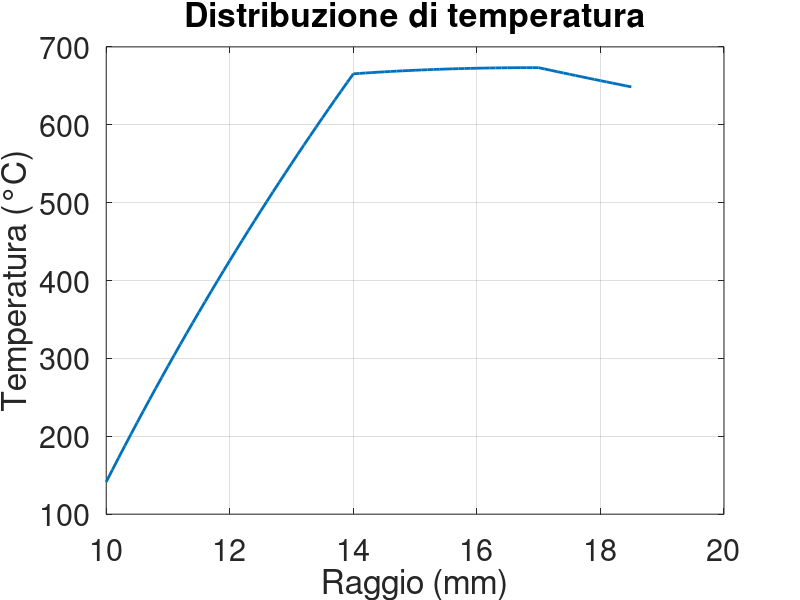

The MATLAB source for this figure:
clc; 
clear; 
close all;

%% dati
% fisici
Tin = 25;       % °C
hin = 2e3;      % W/m^2K
Tout = 15;      % °C
hout = 5;       % W/m^2K

Inom = 16e3;    % A

kss = 1.5;      % W/mK
kcu = 30;       % W/mK
kis = .21;      % W/mK

ross = 5e-6;    % hom*m
rocu = 1.8e-8;  % hom*m
rois = 1e-2;    % hom*m

% topologia
r1 = 10e-3;     % m
r2 = 14e-3;     % m
r3 = 17e-3;     % m
r4 = 18.5e-3;   % m

surfiss = pi*(r2^2-r1^2);                           % m^2
surficu = pi*(r3^2-r2^2);                           % m^2
surfiis = pi*(r4^2-r3^2);                           % m^2
surfitot = surfiss + surficu + surfiis;             % m^2

% partitore di corrente
Rss = ross/surfiss;                                 % hom/m
Rcu = rocu/surficu;                                 % hom/m
Ris = rois/surfiis;                                 % hom/m

Iss = Inom*(Rcu*Ris)/(Rss*Rcu+Rcu*Ris+Ris*Rss);     % A
Icu = Inom*(Rss*Ris)/(Rss*Rcu+Rcu*Ris+Ris*Rss);     % A
Iis = Inom*(Rcu*Rss)/(Rss*Rcu+Rcu*Ris+Ris*Rss);     % A

%% griglia
dr = 1e-4;
x1 = (r1:dr:r2)';
n1 = length(x1);
x2 = (r2+dr:dr:r3)';
n2 = length(x2);
x3 = (r3+dr:dr:r4)';
n3 = length(x3);
rr = [x1;x2;x3];
nn = length(rr);

% parametri vettoriali
II = Iss*(rr<=r2) + Icu*(rr>r2 & rr<=r3) + Iis*(rr>r3);
kk = kss*(rr<=r2) + kcu*(rr>r2 & rr<=r3) + kis*(rr>r3);
RR = Rss*(rr<=r2) + Rcu*(rr>r2 & rr<=r3) + Ris*(rr>r3);
ro = ross*(rr<=r2) + rocu*(rr>r2 & rr<=r3) + rois*(rr>r3);
surfi = surfiss*(rr<=r2) + surficu*(rr>r2 & rr<=r3) + surfiis*(rr>r3);

qqq = ro.*II.^2./surfi.^2;

%% AA & bb
diag_s = dr+2*rr;
diag_p = -4*rr;
diag_i = -dr+2*rr;
AA = spdiags([diag_s diag_p diag_i], -1:1, nn, nn);

bb = qqq./-kk*2*dr^2.*rr;

%% coco & TT
% robin
AA(1,1) = -1+hin/-kss*dr;
AA(1,2) = 1;
bb(1) = hin/-kss*dr*Tin;

% continuità
AA(n1,n1-1) = kss;
AA(n1,n1) = -kss-kcu;
AA(n1,n1+1) = kcu;
bb(n1) = 0;

% continuità
n2 = n2 + n1;           % OCCHIO
AA(n2,n2-1) = kcu;
AA(n2,n2) = -kcu-kis;
AA(n2,n2+1) = kis;
bb(n2) = 0;

% robin
AA(end,end-1) = -1;
AA(end,end) = 1+hout/kis*dr;
bb(end) = hout/kis*dr*-Tout;

TT = AA\bb;

%% plotto
figure(1)
plot(rr*1e3,TT,'linewidth',2)
grid on
box on
title('Distribuzione di temperatura')
xlabel('Raggio (mm)')
ylabel('Temperatura (°C)')
set(gca,'fontsize',22)
